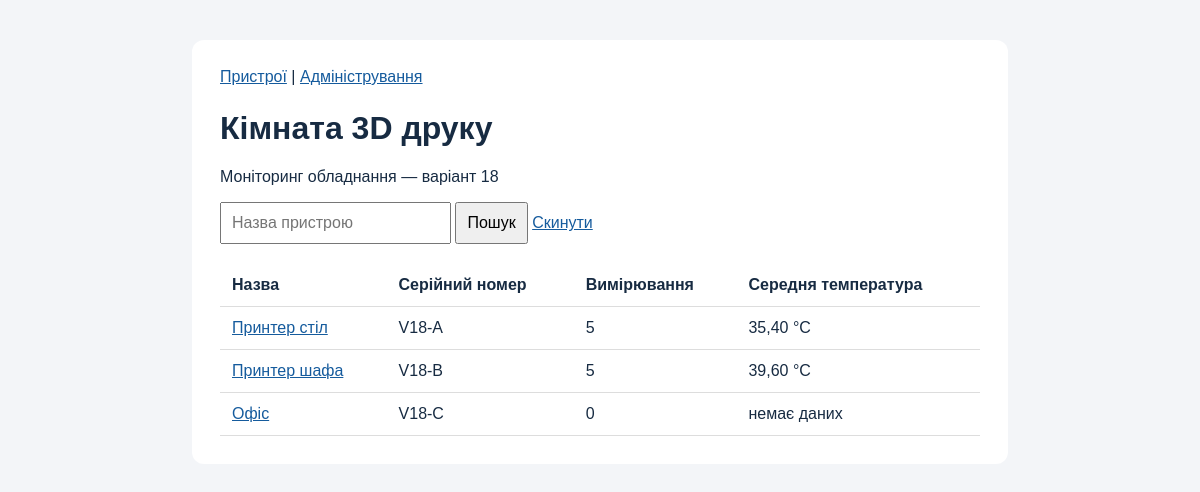
The page / on the database its author committed.
### monitoring/models.py (models this page shows, shortened)
class Device(models.Model):
    name = models.CharField(max_length=80)
    serial = models.CharField(max_length=40, unique=True)
    tags = models.ManyToManyField(Tag, blank=True, related_name="devices")

### monitoring/views.py (the view)
# urls.py: path("", views.index, name="index"),
@require_safe
def index(request):
    q = request.GET.get("q", "").strip()
    devices = Device.objects.annotate(n=Count("measurements"), mean=Avg("measurements__temperature")).order_by("serial")
    if q:
        devices = devices.filter(name__icontains=q)
    return render(request, "monitoring/index.html", {"devices": devices, "q": q})

### monitoring/templates/monitoring/index.html (shortened to what this page needs)
{% extends "monitoring/base.html" %}
{% block content %}
<h1>Кімната 3D друку</h1>
<p>Моніторинг обладнання — варіант 18</p>
<form method="get" action="{% url 'monitoring:index' %}">
    <input type="search" name="q" value="{{ q }}" placeholder="Назва пристрою" aria-label="Назва пристрою">
    <button type="submit">Пошук</button>
    <a href="{% url 'monitoring:index' %}">Скинути</a>
</form>
<table>
    <thead><tr><th>Назва</th><th>Серійний номер</th><th>Вимірювання</th><th>Середня температура</th></tr></thead>
    <tbody>
    {% for device in devices %}
        <tr><td><a href="{% url 'monitoring:detail' device.pk %}">{{ device.name }}</a></td><td>{{ device.serial }}</td><td>{{ device.n }}</td><td>{% if device.mean is None %}немає даних{% else %}{{ device.mean|floatformat:2 }} °C{% endif %}</td></tr>
    {% empty %}
        <tr><td colspan="4">Пристроїв немає</td></tr>
    {% endfor %}
    </tbody>
</table>
{% endblock %}

### monitoring/templates/monitoring/base.html (style rules this page uses)
body { font-family: Arial, sans-serif; background: #f3f5f8; color: #172b42; margin: 0; }
a { color: #155b9d; }
input, button { padding: 10px; font-size: 16px; }
table { width: 100%; border-collapse: collapse; margin-top: 20px; }
th, td { text-align: left; padding: 12px; border-bottom: 1px solid #ddd; }

### rows shown on the page
Device: name "Принтер стіл", serial "V18-A", n "5", mean "35,40"
Device: name "Принтер шафа", serial "V18-B", n "5", mean "39,60"
Device: name "Офіс", serial "V18-C", n "0", shows "немає даних"
